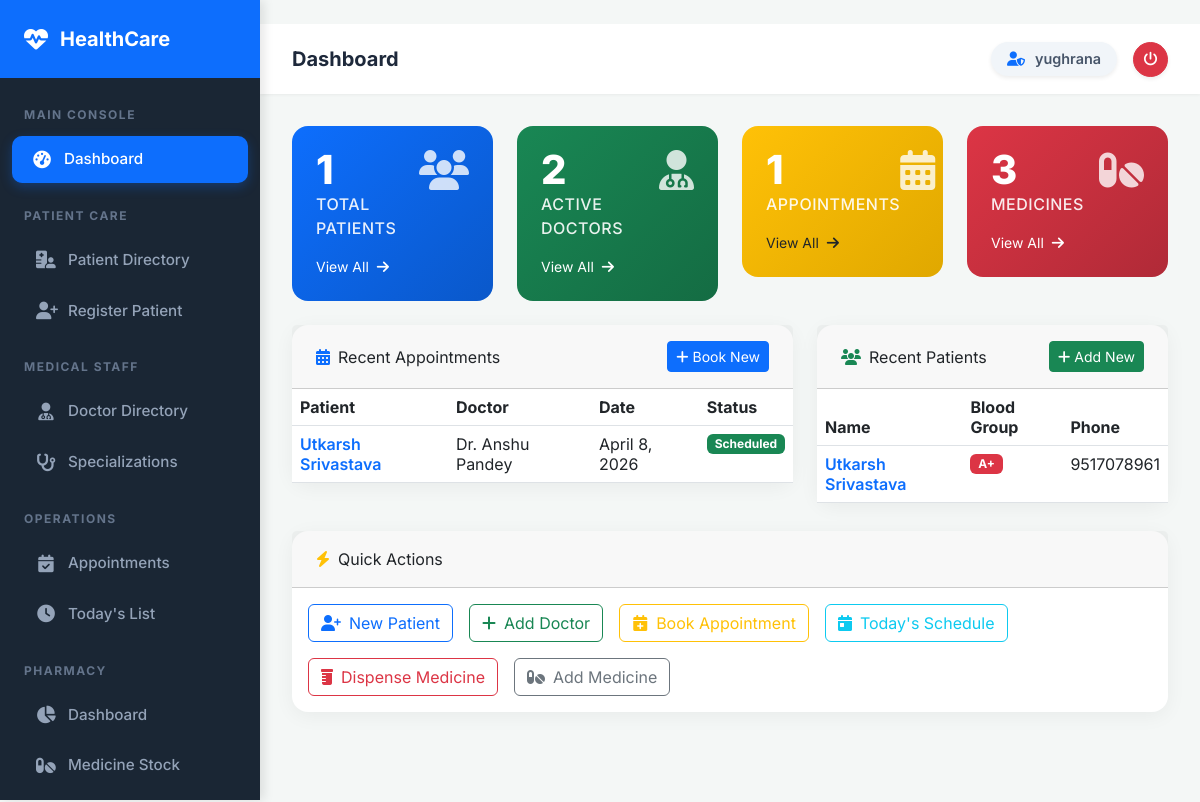
The app's page /dashboard/ (signed in) with its own data.
### appointments/models.py (models this page shows, shortened)
class Appointment(models.Model):
    STATUS_CHOICES = [
        ('scheduled', 'Scheduled'),
        ('confirmed', 'Confirmed'),
        ('completed', 'Completed'),
        ('cancelled', 'Cancelled'),
        ('no_show', 'No Show'),
    ]
    TYPE_CHOICES = [
        ('consultation', 'Consultation'),
        ('follow_up', 'Follow Up'),
        ('emergency', 'Emergency'),
        ('routine_checkup', 'Routine Checkup'),
        ('lab_test', 'Lab Test'),
        ('surgery', 'Surgery'),
    ]
    patient = models.ForeignKey(Patient, on_delete=models.CASCADE, related_name='appointments')
    doctor = models.ForeignKey(Doctor, on_delete=models.CASCADE, related_name='appointments')
    appointment_date = models.DateField()
    appointment_time = models.TimeField()
    appointment_type = models.CharField(max_length=30, choices=TYPE_CHOICES, default='consultation')
    status = models.CharField(max_length=20, choices=STATUS_CHOICES, default='scheduled')
    reason = models.TextField(blank=True)
    notes = models.TextField(blank=True)
    follow_up_date = models.DateField(null=True, blank=True)
    created_at = models.DateTimeField(auto_now_add=True)
    updated_at = models.DateTimeField(auto_now=True)
    class Meta:
        ordering = ['-appointment_date', '-appointment_time']

### patients/models.py (models this page shows, shortened)
class Patient(models.Model):
    BLOOD_GROUP_CHOICES = [
        ('A+', 'A+'), ('A-', 'A-'), ('B+', 'B+'), ('B-', 'B-'),
        ('O+', 'O+'), ('O-', 'O-'), ('AB+', 'AB+'), ('AB-', 'AB-'),
    ]
    GENDER_CHOICES = [('M', 'Male'), ('F', 'Female'), ('O', 'Other')]
    user = models.OneToOneField(User, on_delete=models.SET_NULL, null=True, blank=True)
    first_name = models.CharField(max_length=100)
    last_name = models.CharField(max_length=100)
    date_of_birth = models.DateField()
    gender = models.CharField(max_length=1, choices=GENDER_CHOICES)
    blood_group = models.CharField(max_length=3, choices=BLOOD_GROUP_CHOICES, blank=True)
    phone = models.CharField(max_length=15)
    email = models.EmailField(blank=True)
    address = models.TextField()
    emergency_contact_name = models.CharField(max_length=100, blank=True)
    emergency_contact_phone = models.CharField(max_length=15, blank=True)
    allergies = models.TextField(blank=True, help_text="List known allergies")
    chronic_conditions = models.TextField(blank=True)
    insurance_provider = models.CharField(max_length=100, blank=True)
    insurance_id = models.CharField(max_length=50, blank=True)
    created_at = models.DateTimeField(auto_now_add=True)
    updated_at = models.DateTimeField(auto_now=True)
    def __str__(self):
        return f"{self.first_name} {self.last_name}"

### doctors/models.py (models this page shows, shortened)
class Doctor(models.Model):
    user = models.OneToOneField(User, on_delete=models.SET_NULL, null=True, blank=True)
    first_name = models.CharField(max_length=100)
    last_name = models.CharField(max_length=100)
    specialization = models.ForeignKey(Specialization, on_delete=models.SET_NULL, null=True)
    qualification = models.CharField(max_length=200)
    experience_years = models.IntegerField(default=0)
    phone = models.CharField(max_length=15)
    email = models.EmailField()
    license_number = models.CharField(max_length=50, unique=True)
    consultation_fee = models.DecimalField(max_digits=8, decimal_places=2, default=0)
    available_days = models.CharField(max_length=100, blank=True, help_text="e.g. Mon,Tue,Wed")
    available_time_start = models.TimeField(null=True, blank=True)
    available_time_end = models.TimeField(null=True, blank=True)
    bio = models.TextField(blank=True)
    is_active = models.BooleanField(default=True)
    created_at = models.DateTimeField(auto_now_add=True)
    def __str__(self):
        return f"Dr. {self.first_name} {self.last_name}"

### accounts/views.py (the view)
# urls.py: path('dashboard/', views.dashboard, name='dashboard'),
@login_required
def dashboard(request):
    context = {
        'total_patients': Patient.objects.count(),
        'total_doctors': Doctor.objects.count(),
        'total_appointments': Appointment.objects.count(),
        'total_medicines': Medicine.objects.count(),
        'recent_appointments': Appointment.objects.order_by('-created_at')[:5],
        'recent_patients': Patient.objects.order_by('-created_at')[:5],
    }
    return render(request, 'base/dashboard.html', context)

### templates/base/dashboard.html (shortened to what this page needs)
﻿{% extends 'base/base.html' %}
{% block page_title %}Dashboard{% endblock %}
{% block content %}
<div class="row g-4 mb-4">
  <div class="col-md-3">
    <div
      class="stat-card"
      style="background: linear-gradient(135deg, #0d6efd, #0a58ca)"
    >
      <div class="d-flex justify-content-between align-items-start">
        <div>
          <div class="stat-value">{{ total_patients }}</div>
          <div class="stat-label">Total Patients</div>
        </div>
        <div class="stat-icon"><i class="fas fa-users"></i></div>
      </div>
      <div class="mt-3">
        <a
          href="{% url 'patient_list' %}"
          class="text-white text-decoration-none small"
          >View All <i class="fas fa-arrow-right ms-1"></i
        ></a>
      </div>
    </div>
  </div>
  <div class="col-md-3">
    <div
      class="stat-card"
      style="background: linear-gradient(135deg, #198754, #146c43)"
    >
      <div class="d-flex justify-content-between align-items-start">
        <div>
          <div class="stat-value">{{ total_doctors }}</div>
          <div class="stat-label">Active Doctors</div>
        </div>
        <div class="stat-icon"><i class="fas fa-user-md"></i></div>
      </div>
      <div class="mt-3">
        <a
          href="{% url 'doctor_list' %}"
          class="text-white text-decoration-none small"
          >View All <i class="fas fa-arrow-right ms-1"></i
        ></a>
      </div>
    </div>
  </div>
  <div class="col-md-3">
    <div
      class="stat-card"
      style="background: linear-gradient(135deg, #ffc107, #e0a800)"
    >
      <div class="d-flex justify-content-between align-items-start">
        <div>
          <div class="stat-value">{{ total_appointments }}</div>
          <div class="stat-label">Appointments</div>
        </div>
        <div class="stat-icon"><i class="fas fa-calendar-alt"></i></div>
      </div>
      <div class="mt-3">
        <a
          href="{% url 'appointment_list' %}"
          class="text-dark text-decoration-none small"
          >View All <i class="fas fa-arrow-right ms-1"></i
        ></a>
      </div>
    </div>
  </div>
  <div class="col-md-3">
    <div
      class="stat-card"
      style="background: linear-gradient(135deg, #dc3545, #b02a37)"
    >
      <div class="d-flex justify-content-between align-items-start">
        <div>
          <div class="stat-value">{{ total_medicines }}</div>
          <div class="stat-label">Medicines</div>
        </div>
        <div class="stat-icon"><i class="fas fa-pills"></i></div>
      </div>
      <div class="mt-3">
        <a
          href="{% url 'medicine_list' %}"
          class="text-white text-decoration-none small"
          >View All <i class="fas fa-arrow-right ms-1"></i
        ></a>
      </div>
    </div>
  </div>
</div>
<div class="row g-4">
  <div class="col-md-7">
    <div class="card">
      <div
        class="card-header d-flex justify-content-between align-items-center py-3 px-4"
      >
        <span
          ><i class="fas fa-calendar-alt text-primary me-2"></i>Recent
          Appointments</span
        >
        <a href="{% url 'appointment_create' %}" class="btn btn-sm btn-primary"
          ><i class="fas fa-plus me-1"></i>Book New</a
        >
      </div>
      <div class="card-body p-0">
        <div class="table-responsive">
          <table class="table table-hover mb-0">
            <thead>
              <tr>
                <th>Patient</th>
                <th>Doctor</th>
                <th>Date</th>
                <th>Status</th>
              </tr>
            </thead>
            <tbody>
              {% for appt in recent_appointments %}
              <tr>
                <td>
                  <a
                    href="{% url 'appointment_detail' appt.pk %}"
                    class="text-decoration-none fw-semibold"
                    >{{ appt.patient }}</a
                  >
                </td>
                <td>{{ appt.doctor }}</td>
                <td>{{ appt.appointment_date }}</td>
                <td>
                  <span class="badge badge-status-{{ appt.status }}"
                    >{{ appt.get_status_display }}</span
                  >
                </td>
              </tr>
              {% empty %}
              <tr>
                <td colspan="4" class="text-center text-muted py-4">
                  No appointments yet.
                </td>
              </tr>
              {% endfor %}
            </tbody>
          </table>
        </div>
      </div>
    </div>
  </div>
  <div class="col-md-5">
    <div class="card">
      <div
        class="card-header d-flex justify-content-between align-items-center py-3 px-4"
      >
        <span
          ><i class="fas fa-users text-success me-2"></i>Recent Patients</span
        >
        <a href="{% url 'patient_create' %}" class="btn btn-sm btn-success"
          ><i class="fas fa-plus me-1"></i>Add New</a
        >
      </div>
      <div class="card-body p-0">
        <div class="table-responsive">
          <table class="table table-hover mb-0">
            <thead>
              <tr>
                <th>Name</th>
                <th>Blood Group</th>
                <th>Phone</th>
              </tr>
            </thead>
            <tbody>
              {% for p in recent_patients %}
              <tr>
                <td>
                  <a
                    href="{% url 'patient_detail' p.pk %}"
                    class="text-decoration-none fw-semibold"
                    >{{ p }}</a
                  >
                </td>
                <td>
                  <span class="badge bg-danger"
                    >{{ p.blood_group|default:"N/A" }}</span
                  >
                </td>
                <td>{{ p.phone }}</td>
              </tr>
              {% empty %}
              <tr>
                <td colspan="3" class="text-center text-muted py-4">
                  No patients yet.
                </td>
              </tr>
              {% endfor %}
            </tbody>
          </table>
        </div>
      </div>
    </div>
  </div>
</div>
<div class="row g-4 mt-1">
  <div class="col-md-12">
    <div class="card">
      <div class="card-header py-3 px-4">
        <i class="fas fa-bolt text-warning me-2"></i>Quick Actions
      </div>
      <div class="card-body">
        <div class="d-flex flex-wrap gap-3">
          <a href="{% url 'patient_create' %}" class="btn btn-outline-primary"
            ><i class="fas fa-user-plus me-2"></i>New Patient</a
          >
          <a href="{% url 'doctor_create' %}" class="btn btn-outline-success"
            ><i class="fas fa-plus me-2"></i>Add Doctor</a
          >
          <a
            href="{% url 'appointment_create' %}"
            class="btn btn-outline-warning"
            ><i class="fas fa-calendar-plus me-2"></i>Book Appointment</a
          >
          <a href="{% url 'today_appointments' %}" class="btn btn-outline-info"
            ><i class="fas fa-calendar-day me-2"></i>Today's Schedule</a
          >
          <a href="{% url 'dispense_medicine' %}" class="btn btn-outline-danger"
            ><i class="fas fa-prescription-bottle me-2"></i>Dispense Medicine</a
          >
          <a
            href="{% url 'medicine_create' %}"
            class="btn btn-outline-secondary"
            ><i class="fas fa-pills me-2"></i>Add Medicine</a
          >
        </div>
      </div>
    </div>
  </div>
</div>
{% endblock %}

### templates/base/base.html (shortened to what this page needs)
{% load static %}
<!doctype html>
<html lang="en">
  <head>
    <link href="https://cdn.jsdelivr.net/npm/bootstrap@5.3.0/dist/css/bootstrap.min.css" rel="stylesheet" />
    <link href="https://cdnjs.cloudflare.com/ajax/libs/font-awesome/6.4.0/css/all.min.css" rel="stylesheet" />
    <link rel="stylesheet" href="{% static 'css/custom.css' %}" />
  </head>
  <body>
    {% if user.is_authenticated %}
    <div class="sidebar" id="sidebar">
      <div class="sidebar-brand">
        <i class="fas fa-heartbeat"></i>
        <span>HealthCare</span>
      </div>
      <nav class="mt-2 pb-5">
        <div class="nav-section">Main Console</div>
        <a href="{% url 'dashboard' %}" class="nav-link {% if request.resolver_match.url_name == 'dashboard' %}active{% endif %}">
          <i class="fas fa-tachometer-alt"></i> Dashboard
        </a>
        <div class="nav-section">Patient Care</div>
        <a href="{% url 'patient_list' %}" class="nav-link {% if request.resolver_match.url_name == 'patient_list' %}active{% endif %}">
          <i class="fas fa-hospital-user"></i> Patient Directory
        </a>
        <a href="{% url 'patient_create' %}" class="nav-link {% if request.resolver_match.url_name == 'patient_create' %}active{% endif %}">
          <i class="fas fa-user-plus"></i> Register Patient
        </a>
        <div class="nav-section">Medical Staff</div>
        <a href="{% url 'doctor_list' %}" class="nav-link {% if request.resolver_match.url_name == 'doctor_list' %}active{% endif %}">
          <i class="fas fa-user-md"></i> Doctor Directory
        </a>
        <a href="{% url 'specialization_list' %}" class="nav-link {% if 'specialization' in request.resolver_match.url_name %}active{% endif %}">
          <i class="fas fa-stethoscope"></i> Specializations
        </a>
        <div class="nav-section">Operations</div>
        <a href="{% url 'appointment_list' %}" class="nav-link {% if request.resolver_match.url_name == 'appointment_list' %}active{% endif %}">
          <i class="fas fa-calendar-check"></i> Appointments
        </a>
        <a href="{% url 'today_appointments' %}" class="nav-link {% if request.resolver_match.url_name == 'today_appointments' %}active{% endif %}">
          <i class="fas fa-clock"></i> Today's List
        </a>
        <div class="nav-section">Pharmacy</div>
        <a href="{% url 'pharmacy_dashboard' %}" class="nav-link {% if request.resolver_match.url_name == 'pharmacy_dashboard' %}active{% endif %}">
          <i class="fas fa-chart-pie"></i> Dashboard
        </a>
        <a href="{% url 'medicine_list' %}" class="nav-link {% if request.resolver_match.url_name == 'medicine_list' %}active{% endif %}">
          <i class="fas fa-pills"></i> Medicine Stock
        </a>
        <a href="{% url 'dispense_medicine' %}" class="nav-link {% if request.resolver_match.url_name == 'dispense_medicine' %}active{% endif %}">
        </a>
      </nav>
    </div>
    <div class="main-content">
      <div class="topbar">
        <div class="d-flex align-items-center">
            <span class="topbar-title">{% block page_title %}HealthCare Portal{% endblock %}</span>
        </div>
        <div class="d-flex align-items-center gap-3">
          <div class="user-badge shadow-sm">
            <i class="fas fa-user-shield"></i>
            <span>{{ user.get_full_name|default:user.username }}</span>
          </div>
          <a href="{% url 'logout' %}" class="btn btn-sm btn-danger rounded-circle p-2 shadow-sm" style="width: 35px; height: 35px; display: flex; align-items: center; justify-content: center;">
            <i class="fas fa-power-off"></i>
          </a>
        </div>
      </div>
      <div class="page-content">
        {% block content %}{% endblock %}
      </div>
    </div>
    {% else %}
        {% block public_content %}{% endblock %}
    {% endif %}
  </body>
</html>

### records on screen
Appointment: patient "Utkarsh Srivastava", doctor "Dr. Anshu Pandey", appointment_date "April 8, 2026", status "Scheduled"
Patient: first_name+last_name "Utkarsh Srivastava", blood_group "A+", phone "9517078961"

### other values on screen
{{ user.get_full_name|default:user.username }} "yughrana"
{{ total_patients }} "1"
{{ total_doctors }} "2"
{{ total_appointments }} "1"
{{ total_medicines }} "3"
